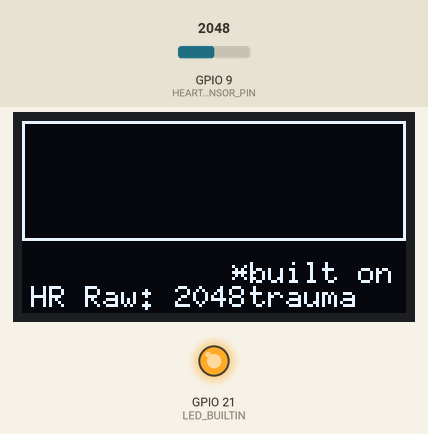
This program was run on a simulated Seeed XIAO ESP32-S3. On the bench: 128×64 one-colour display, output pins drawn as LEDs (lit = HIGH). Inputs (shaded band) come from the test bench; at power-on: GPIO 9 (HEART_SENSOR_PIN) = 2048 (analog values on the 0–4095 scale). WiFi joins after 1.5 s; servers stay silent unless stated; uploads are accepted with an empty reply; what the program prints to the serial monitor is not drawn.

Above: at 2.7 s.
2.8 s: GPIO 9 (HEART_SENSOR_PIN) set to 2866
At 3.36 s:
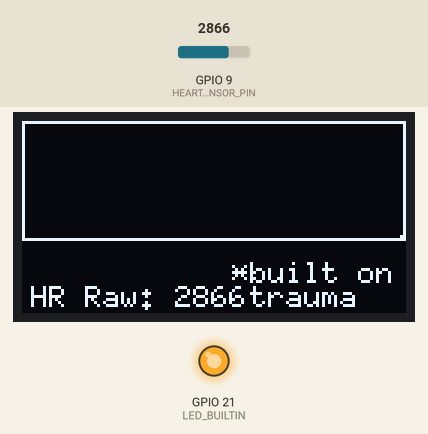
4.7 s: GPIO 9 (HEART_SENSOR_PIN) set to 3603
At 5.1 s:
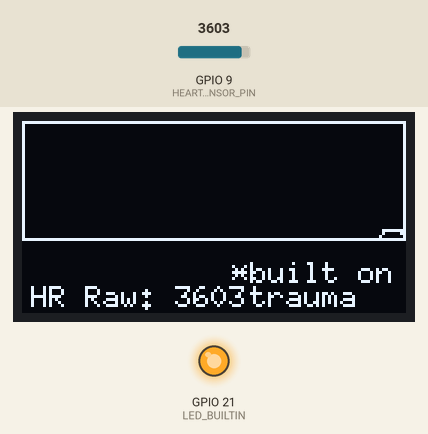
6.4 s: GPIO 9 (HEART_SENSOR_PIN) set to 4095
At 6.82 s:
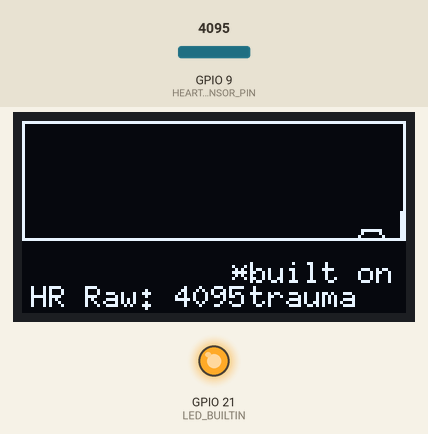
Timing chart, 0 to 9.4 s (numbered marks = the images above; inputs shaded):
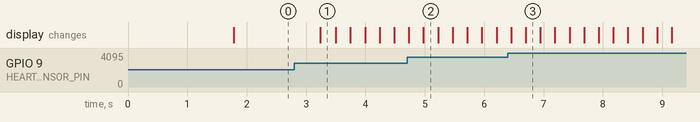

The program:

main.cpp
```cpp
#include <Arduino.h>
#include <WiFi.h>
#include <HTTPClient.h>
#include <ArduinoJson.h>
#include <U8g2lib.h>
#include <Wire.h>

// WiFi setup
const char* ssid = "Rian";
const char* password = "rian5432";
const char* serverURL = "http://192.168.110.203:5000/data/publish_raw";

// Heart sensor pin
#define HEART_SENSOR_PIN 9

// OLED setup (SSH1106)
U8G2_SSD1306_128X64_NONAME_F_HW_I2C u8g2(
  U8G2_R0,     // No rotation
  /* clock=*/ 6, /* data=*/ 5, /* reset=*/ U8X8_PIN_NONE
);

// Graph buffer
#define GRAPH_WIDTH 128
#define GRAPH_HEIGHT 40
uint8_t graphData[GRAPH_WIDTH];
uint8_t graphIndex = 0;

void setup() {
  Serial.begin(115200);

  // OLED init
  u8g2.begin();
  u8g2.setFont(u8g2_font_6x10_tr);

  // WiFi init
  WiFi.begin(ssid, password);
  Serial.print("Connecting to WiFi");
  while (WiFi.status() != WL_CONNECTED) {
    delay(500);
    Serial.print(".");
  }
  Serial.println("\nConnected to WiFi!");

  pinMode(LED_BUILTIN, OUTPUT);
  analogReadResolution(12); // 0-4095
  analogSetAttenuation(ADC_11db); // full range 0-3.3V
  digitalWrite(LED_BUILTIN, HIGH);
}

void drawGraph() {
  u8g2.drawFrame(0, 0, GRAPH_WIDTH, GRAPH_HEIGHT);

  for (int x = 1; x < GRAPH_WIDTH; x++) {
    int raw1 = graphData[(graphIndex + x - 1) % GRAPH_WIDTH];
    int raw2 = graphData[(graphIndex + x) % GRAPH_WIDTH];

    // Clamp ADC to max 4095
    raw1 = constrain(raw1, 0, 4095);
    raw2 = constrain(raw2, 0, 4095);

    // Scale to graph height
    int y1 = GRAPH_HEIGHT - (raw1 * GRAPH_HEIGHT / 500);
    int y2 = GRAPH_HEIGHT - (raw2 * GRAPH_HEIGHT / 500);

    // Clamp y1, y2 to inside frame (just in case)
    y1 = constrain(y1, 0, GRAPH_HEIGHT - 1);
    y2 = constrain(y2, 0, GRAPH_HEIGHT - 1);

    u8g2.drawLine(x - 1, y1, x, y2);
  }
}

void loop() {
  int valueToSend = analogRead(HEART_SENSOR_PIN);
  Serial.print(">raw: ");
  Serial.println(valueToSend);

  // Store value in buffer for graph
  graphData[graphIndex] = valueToSend;
  graphIndex = (graphIndex + 1) % GRAPH_WIDTH;

  // Send to server
  if (WiFi.status() == WL_CONNECTED) {
    HTTPClient http;
    http.begin(serverURL);
    http.addHeader("Content-Type", "application/json");

    ArduinoJson::StaticJsonDocument<200> doc;
    doc["reading"] = valueToSend;

    String requestBody;
    serializeJson(doc, requestBody);

    int httpResponseCode = http.POST(requestBody);
    if (httpResponseCode > 0) {
      Serial.print("POST Response code: ");
      Serial.println(httpResponseCode);
    } else {
      Serial.print("Error sending POST: ");
      Serial.println(httpResponseCode);
    }
    http.end();
  }

  // Draw OLED
  u8g2.clearBuffer();
  u8g2.setCursor(3, 62);
  u8g2.print("HR Raw: ");
  u8g2.print(valueToSend);
  u8g2.setCursor(70, 54);
  u8g2.print("*built on");
  u8g2.setCursor(70, 62);
  u8g2.print(" trauma");
  drawGraph();
  u8g2.sendBuffer();
  delay(20);
}
```

Measured:
- after the input at 2.8 s, the display: changes after 0.44 s (image 1)
